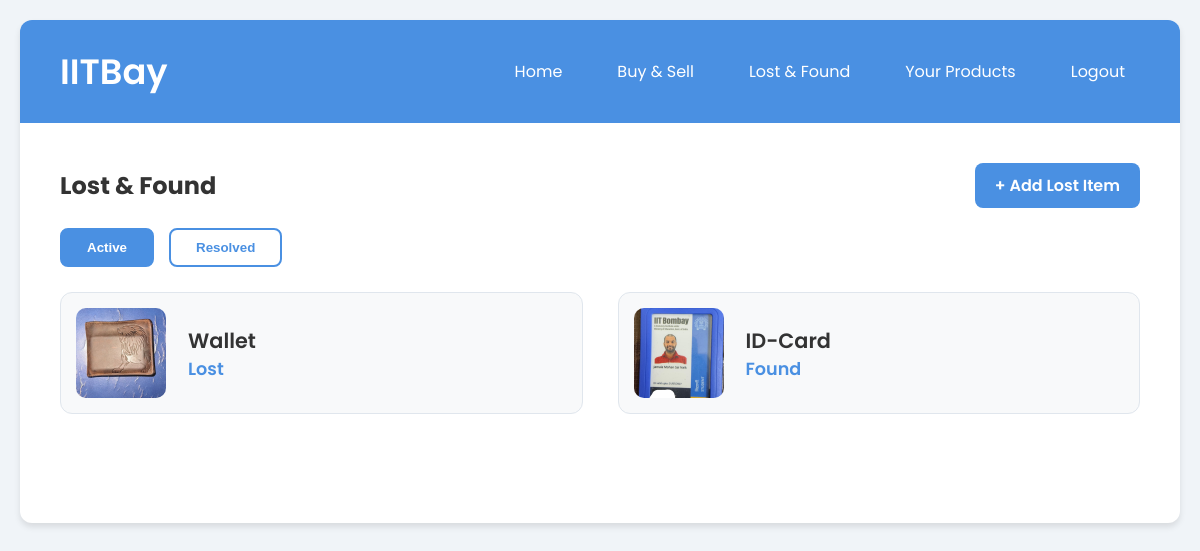
Screenshot of /lost-found (signed in) with the database file from the repository.
### tables this page shows
CREATE TABLE lost_found_items (
                id INTEGER PRIMARY KEY AUTOINCREMENT,
                item TEXT NOT NULL,
                description TEXT,
                image TEXT,
                contact TEXT,
                status TEXT NOT NULL,
                user_id INTEGER
            );

### app.py (the view)
@app.route('/lost-found')
def lost_found():
    if 'username' not in session:
        return redirect(url_for('login'))
    db = get_db()
    active_items = db.execute("""
        SELECT * FROM lost_found_items
        WHERE status != 'resolved'
        ORDER BY id DESC
    """).fetchall()
    resolved_items = db.execute("""
        SELECT * FROM lost_found_items
        WHERE status = 'resolved'
        ORDER BY id DESC
    """).fetchall()
    return render_template(
        'lost_found.html',
        active_items=active_items,
        resolved_items=resolved_items
    )

### app.py (called while the page is built)
def get_db():
    db = getattr(g, '_database', None)
    if db is None:
        db = g._database = sqlite3.connect(DATABASE)
        db.row_factory = sqlite3.Row
    return db

@app.teardown_appcontext
def close_connection(exception):
    db = getattr(g, '_database', None)
    if db is not None:
        db.close()

### templates/lost_found.html (shortened to what this page needs)
{% extends "base.html" %}
{% block content %}
<div class="bs-header">
    <h2>Lost & Found</h2>
    <a href="{{ url_for('add_lost_item') }}" class="add-item-top-btn">+ Add Lost Item</a>
</div>
<div class="toggle-tabs">
    <button class="toggle-btn active" onclick="showTab('active')">Active</button>
    <button class="toggle-btn" onclick="showTab('resolved')">Resolved </button>
</div>
<div id="active" class="tab-section">
    <div class="product-grid center-grid">
        {% for item in active_items %}
            <a href="{{ url_for('lost_found_detail', item_id=item.id) }}" class="product-card">
                {% if item.image %}
                    <img src="{{ url_for('static', filename='uploads/' ~ item.image) }}" class="product-image">
                {% else %}
                    <div class="product-image" style="display:flex;align-items:center;justify-content:center;background:#e3f2fd;">Image</div>
                {% endif %}
                <div class="product-info">
                    <div class="product-name">{{ item.item }}</div>
                    <div class="product-price">{{ item.status|capitalize }}</div>
                </div>
            </a>
        {% endfor %}
    </div>
</div>
{% endblock %}

### static/style.css (style rules this page uses)
* { margin: 0; padding: 0; box-sizing: border-box; }
body { font-family: 'Poppins', sans-serif; background-color: #f0f4f8; min-height: 100vh; padding: 20px; color: #333; }
.bs-header { display: flex; justify-content: space-between; align-items: center; margin-bottom: 20px; }
.add-item-top-btn { background: #4a90e2; padding: 10px 20px; color: white; border-radius: 8px; text-decoration: none; font-weight: 600; }
.toggle-tabs { display: flex; gap: 15px; margin-bottom: 25px; }
.toggle-btn { padding: 10px 25px; border: 2px solid #4a90e2; border-radius: 8px; background: white; color: #4a90e2; font-weight: 600; cursor: pointer; }
.toggle-btn.active { background: #4a90e2; color: white; }
.product-grid { display: grid; grid-template-columns: repeat(auto-fill, minmax(350px, 1fr)); gap: 35px; margin-bottom: 40px; }
.center-grid { justify-content: center; }
.product-card { display: flex; align-items: center; background: #f8f9fa; border: 1px solid #e0e6ed; border-radius: 12px; padding: 15px; color: inherit; text-decoration: none; transition: 0.3s; }
.product-image { width: 90px; height: 90px; border-radius: 10px; object-fit: cover; margin-right: 22px; }
.product-info { display: flex; flex-direction: column; }
.product-name { font-size: 1.3rem; font-weight: 600; }
.product-price { font-size: 1.1rem; font-weight: 600; color: #4a90e2; }

### rows the page displays
lost_found_items: image (picture), item "Wallet", status "Lost"
lost_found_items: image (picture), item "ID-Card", status "Found"
